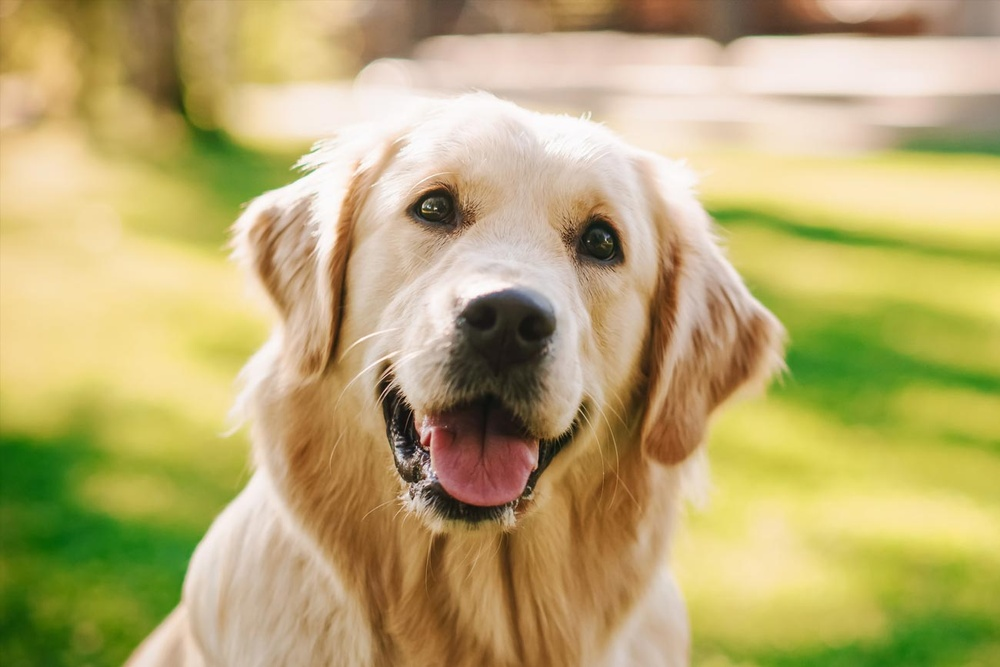
#> input picture artificial-vision-histogram-and-equalization/image.jpg, 1000 x 667 px, shrunk from 1300 x 867 before the run
$ jupyter execute obtaining-histogram-of-an-image.ipynb
#> lines starting #> are read from the running program, lines starting #| are printed output that depends on the picture
# Obtención del histograma de una imagen
- El histograma de una imagen es una gráfica de barras que nos va a mostrar la distribución de los tonos de los pixeles a lo largo dentro de la escala de nuestra imagen.

- Un histograma es una gráfica de barras utilizada en estadística que nos muestra la frecuencia con la que se repiten determinados valores.

- En un histograma se combinan dos variables, una para cada eje. En el caso que nos ocupa, el de la fotografía, en el eje vertical encontramos la “cantidad” de píxeles. En el eje horizontal, encontramos los valores de luminosidad. Es decir, por cada una de las columnas del gráfico obtenemos información sobre su luminosidad (claro u oscuro) y sobre la cantidad de píxeles que tienen esta cualidad.

[cell 1]
import cv2
import numpy as np
import matplotlib.pyplot as plt

[cell 2]
# leer la imagen y colocarla en escala de gris
img = cv2.imread("./image.jpg", cv2.IMREAD_GRAYSCALE)
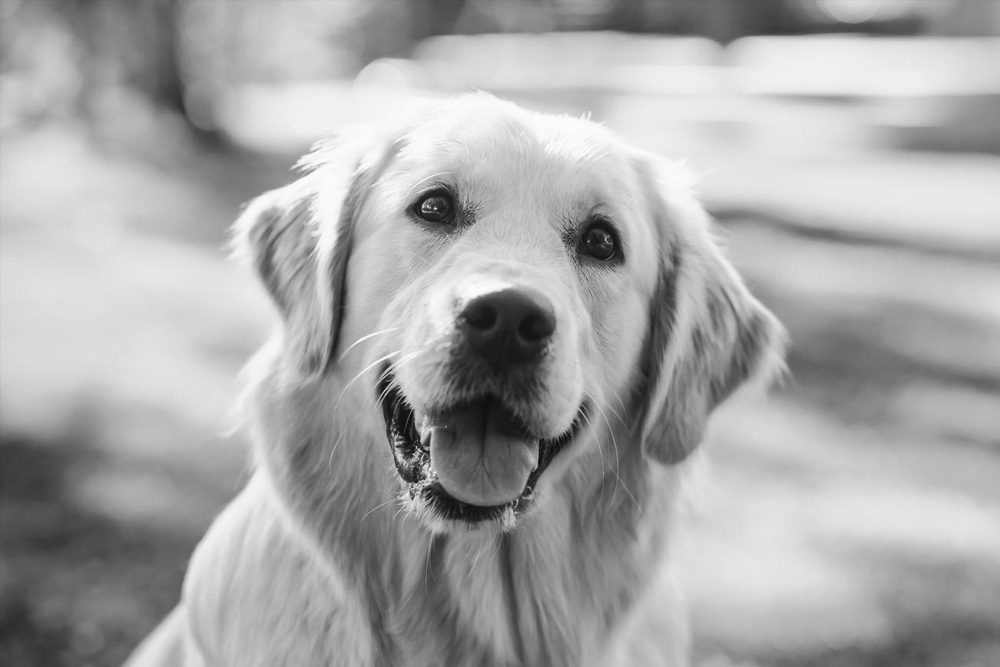
#> img: shape (667, 1000); min 6, max 255, mean 168.2
# img = cv2.imread("./image2.jpg", cv2.IMREAD_GRAYSCALE)

# obtener las características de la imagen para procesar el histograma
width, height = img.shape
#> width = 667; height = 1000

# colocar en el eje x de 0 a 255 valores
x = np.linspace(0, 255, num=256, dtype=np.uint8)
y = np.zeros(256) # será del mismo tamaño que nuestro espacio lineal, es decir, igual a la cantidad de valores de x pero con puros ceros, es decir, tendrá 256 posiciones


# cálculo del histograma (contabilizar cuántos pixeles existen para cada nivel de gris)
for w in range (width): # recorrer todo el ancho de la imagen
  for h in range (height): # recorrer todo el alto de la imagen
    v = img[w,h] # tomar el valor del pixel en la posición [w,h]
    y[v] = y[v]+1; # del valor anterior tomarlo como posición en el arreglo y para ir contabilizando el valor que tenía (inició con puros ceros) + 1, lo cual estaríamos acumulando o incrementando cada vez que aparece un pixel igual
#> after the loop, y = 256 values, max 8050 at index 219, min 0 at index 0, mean 2605.5


# ******************************************************************************************************************************
# mostrar la imagen en una ventana aparte
# cv2.imshow("imagen", img)
# plt.bar(x,y)
# plt.show()
# cv2.waitKey(0)
# cv2.destroyAllWindows
# ******************************************************************************************************************************

# ******************************************************************************************************************************
# # mostrar la imagen y el gráfico de barras distribuidos horizontalmente
# plt.figure(figsize=(12, 6))

# # mostrar la imagen
# plt.subplot(1, 2, 1)
# plt.imshow(img, cmap='gray')
# plt.title('Imagen')

# # crear una gráfica de barras
# plt.subplot(1, 2, 2)
# plt.bar(x,y)
# plt.title('Histograma')

# plt.show()
# ******************************************************************************************************************************

# mostrar la imagen y el gráfico de barras distribuidos verticalmente
fig, (ax1, ax2) = plt.subplots(2, 1, figsize=(10, 10))

# mostrar la imagen
ax1.imshow(img, cmap='gray')
ax1.set_title('Imagen')

# crear una gráfica de barras
ax2.bar(x, y)
ax2.set_title('Histograma')
plt.xlabel('Intensidad de Pixel')
plt.ylabel('Frecuencia')

plt.tight_layout()
plt.show()
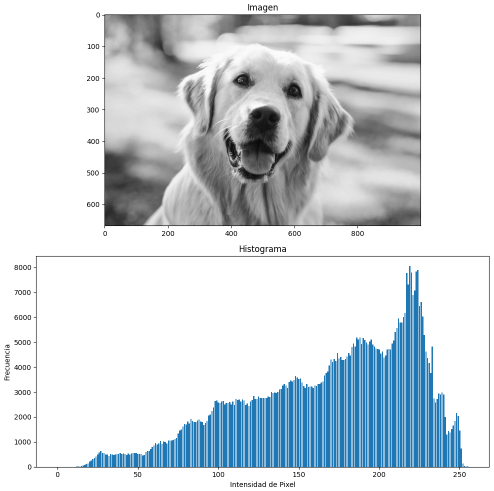
#> figure drawn by matplotlib, 2 panels; panel 2: tallest bar 8050 high, from x = 218.6 to 219.4

$ run again, with artificial-vision-histogram-and-equalization/image2.jpg copied over artificial-vision-histogram-and-equalization/image.jpg
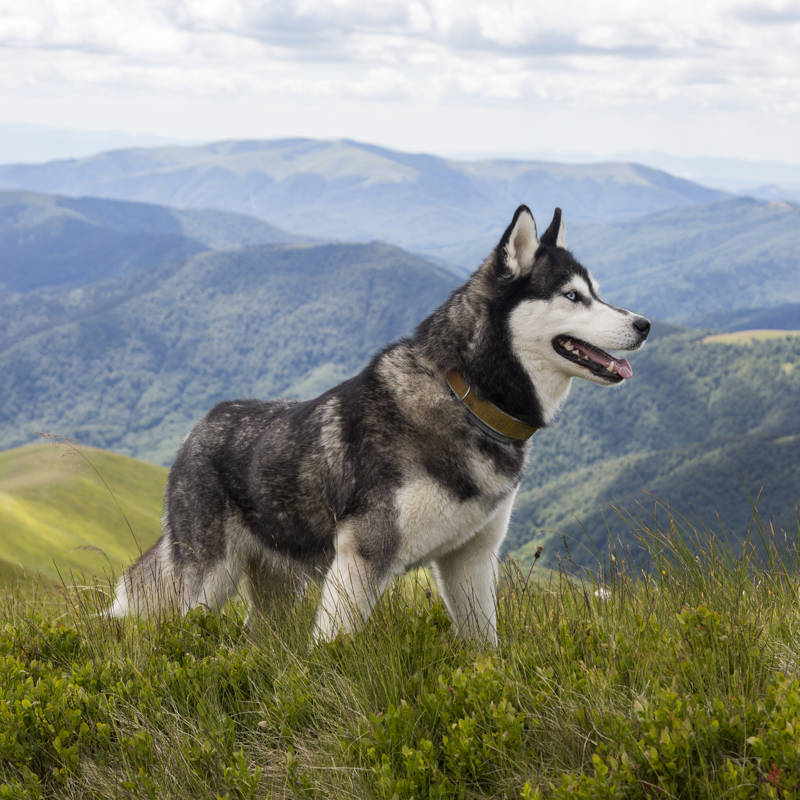
#> input picture artificial-vision-histogram-and-equalization/image2.jpg, 800 x 800 px
#> `img = cv2.imread("./image.jpg", cv2.IMREAD_GRAYSCALE)`:
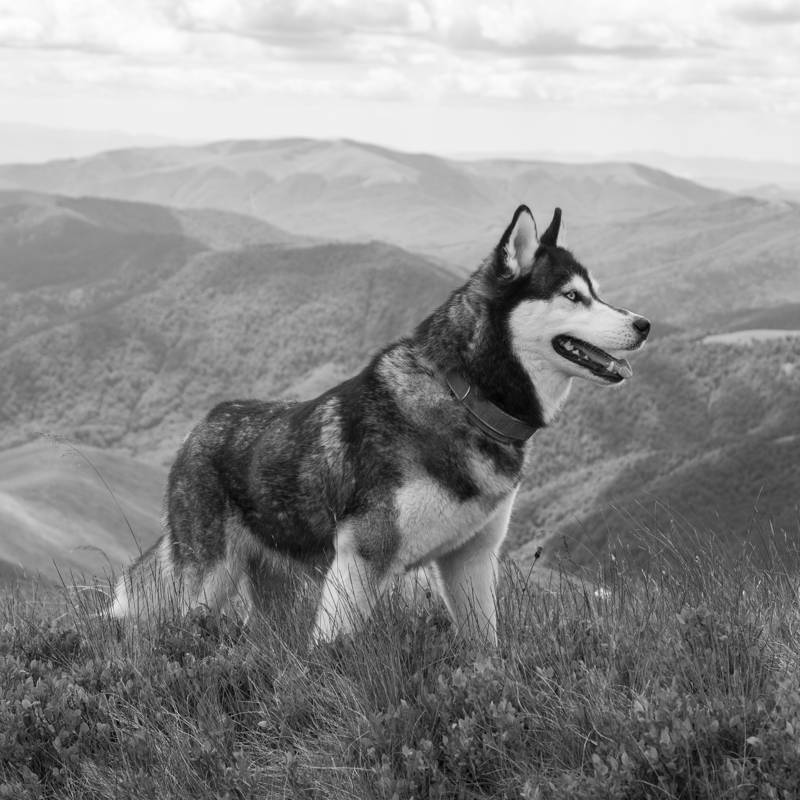
#> img: shape (800, 800); min 0, max 255, mean 139.7
#> after the loop `for w in range (width):`: y = 256 values, max 14828 at index 239, min 7 at index 1, mean 2500
#> `plt.show()`:
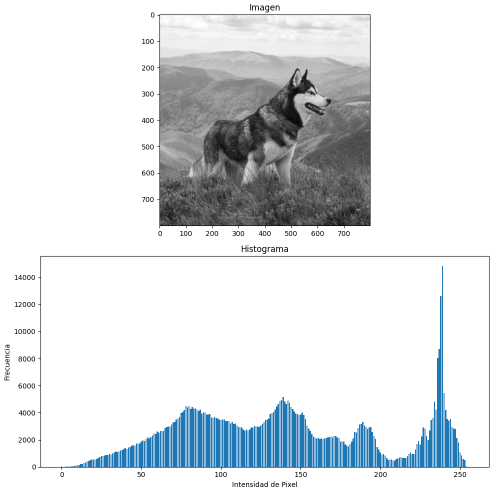
#> figure drawn by matplotlib, 2 panels; panel 2: tallest bar 14828 high, from x = 238.6 to 239.4
